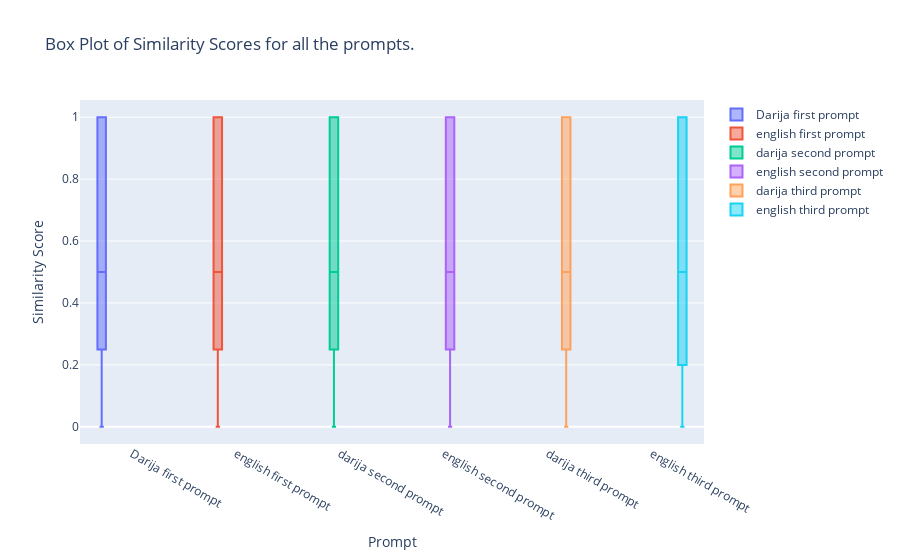

The code cell stored with this chart in its notebook:
### Code cell
import plotly.graph_objects as go
fig = go.Figure()

fig.add_trace(go.Box(y=dataset['similarity_p1'], name='Darija first prompt'))
fig.add_trace(go.Box(y=dataset['similarity_eng_p1'], name='english first prompt'))
fig.add_trace(go.Box(y=dataset['similarity_p2'], name='darija second prompt'))
fig.add_trace(go.Box(y=dataset['similarity_eng_p2'], name='english second prompt'))
fig.add_trace(go.Box(y=dataset['similarity_p3'], name='darija third prompt'))
fig.add_trace(go.Box(y=dataset['similarity_eng_p3'], name='english third prompt'))

# Update layout
fig.update_layout(
    title='Box Plot of Similarity Scores for all the prompts.',
    yaxis_title='Similarity Score',
    xaxis_title='Prompt',
    boxmode='group'  # group the box plots together
)

# Show plot
fig.show()

### Figure 1 — Plotly figure (JSON) as saved in the notebook; plotly's stock layout.template omitted (floating-point values rounded to 4 significant figures; data arrays with more than 128 entries replaced by an {"elided": "..."} marker saying what was removed)
{"data": [{"name": "Darija first prompt", "type": "box", "y": {"elided": "1000 float values"}}, {"name": "english first prompt", "type": "box", "y": {"elided": "1000 float values"}}, {"name": "darija second prompt", "type": "box", "y": {"elided": "1000 float values"}}, {"name": "english second prompt", "type": "box", "y": {"elided": "1000 float values"}}, {"name": "darija third prompt", "type": "box", "y": {"elided": "1000 float values"}}, {"name": "english third prompt", "type": "box", "y": {"elided": "1000 float values"}}], "layout": {"boxmode": "group", "title": {"text": "Box Plot of Similarity Scores for all the prompts."}, "xaxis": {"title": {"text": "Prompt"}}, "yaxis": {"title": {"text": "Similarity Score"}}}}
